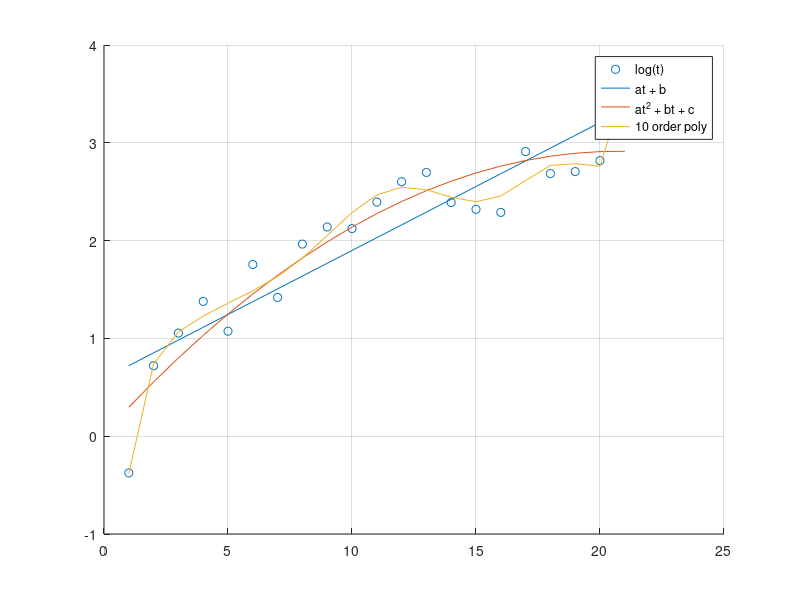

Recreate this plot in MATLAB.
t = (1:21)';             % t = 1, 2, ..., 21
v = 0.3*randn(size(t));
Y = log(t) + v;              % true output

%% Model 1: y = a*t + b

% 1. y = Y
% 2. phi = [t, 1]; theta = [a; b]

% regressor matrix
Phi1 = [t, ones(size(t))];

% least squares estimate
theta1 = inv(Phi1' * Phi1) * Phi1' * Y; % Important to use inv function!

% predicted output
Yhat1 = Phi1*theta1;

% loss
J1 = (Y - Yhat1)' * (Y - Yhat1);

%% Model 2: y = a*t^2 + b*t + c
% Phi2 = [t^2, t, 1]
Phi2 = [t.^2, t, ones(size(t))];
% Least square estimate
theta2 = inv(Phi2' * Phi2) * Phi2' * Y;
Yhat2 = Phi2*theta2;

% Loss function
J2 = (Y - Yhat2)'*(Y - Yhat2);

%% Model 3: y = a0 + a1*t + ... + a10*t^10
% Phi = [t^10, t^9, ..., t, 1]
Phi3 = [t.^10, t.^9, t.^8, t.^7, t.^6, t.^5, t.^4, t.^3, t.^2, t, ones(size(t))];
% Least squares estimator
theta3 = inv(Phi3' * Phi3) * Phi3' * Y;
Yhat3 = Phi3*theta3;

% Loss functions
J3 = (Y - Yhat3)'*(Y - Yhat3);

%% Figures

figure;
hold on; grid on;
scatter(t, Y)
plot(t, Yhat1)
plot(t, Yhat2)
plot(t, Yhat3)
legend('log(t)', 'at + b', 'at^2 + bt + c', '10 order poly')
